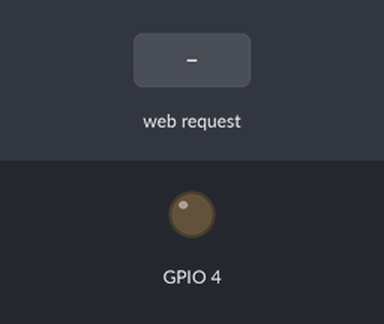
A sketch run on a simulated ESP32. Shown: output pins drawn as LEDs (lit = HIGH). The inputs (shaded band) are chosen by the test bench. WiFi joins after 1.5 s; servers stay silent unless stated; what the sketch prints to the serial monitor is not drawn.

Above: at 2.7 s.
2.8 s: HTTP request GET /ac received
At 3.9 s:
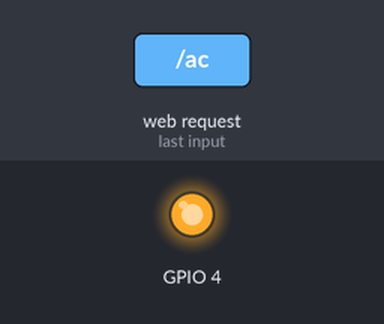
4.3 s: HTTP request GET /kapat received
At 5.1 s:
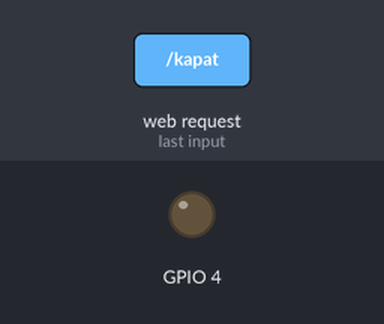
Timing chart, 0 to 7.3 s (numbered marks = the images above; inputs shaded):
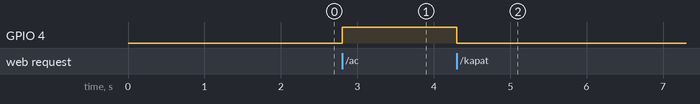

The sketch:

IOT1.ino
```cpp
#include <WiFi.h>
#include <WebServer.h>

const char* ssid = "-";
const char* password = "-";

WebServer server(80);

bool durum = false;
unsigned long sonYazma = 0;

void anaSayfa() {
  String html = "<html><body style='text-align:center'>";
  html += "<h1>Maker Center LED</h1>";
  html += "<h2>LED: ";
  html += durum ? "ACIK" : "KAPALI";
  html += "</h2>";
  html += "<a href='/ac'><button>AC</button></a>";
  html += "<a href='/kapat'><button>KAPAT</button></a>";
  html += "</body></html>";
  server.send(200, "text/html", html);
}

void ac() {
  digitalWrite(4, HIGH);
  durum = true;
  anaSayfa();
}

void kapat() {
  digitalWrite(4, LOW);
  durum = false;
  anaSayfa();
}

void setup() {
  Serial.begin(115200);
  pinMode(4, OUTPUT);

  WiFi.begin(ssid, password);
  while (WiFi.status() != WL_CONNECTED) {
    delay(500);
    Serial.print(".");
  }
  Serial.println(WiFi.localIP());

  server.on("/", anaSayfa);
  server.on("/ac", ac);
  server.on("/kapat", kapat);
  server.begin();
}

void loop() {
  server.handleClient();

  // IP adresini 5 saniyede bir yazdır
  if (millis() - sonYazma > 5000) {
    sonYazma = millis();
    Serial.print("IP: http://");
    Serial.println(WiFi.localIP());
  }
}
```

Measured:
- after the input at 2.8 s, GPIO 4: LOW → HIGH at once
- after the input at 4.3 s, GPIO 4: HIGH → LOW at once
